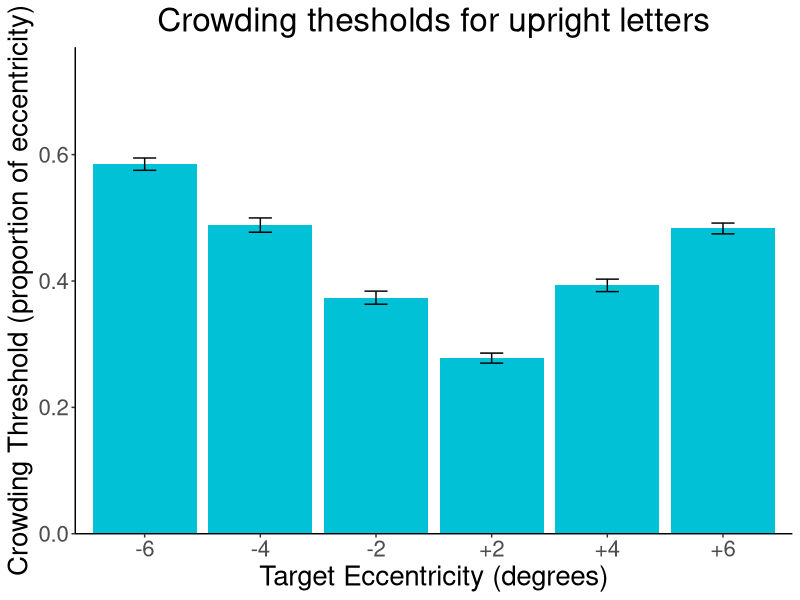
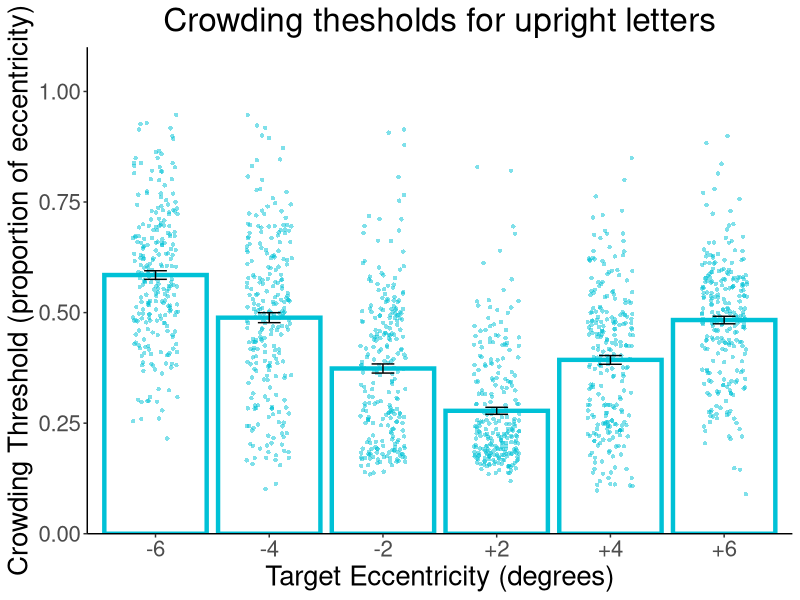
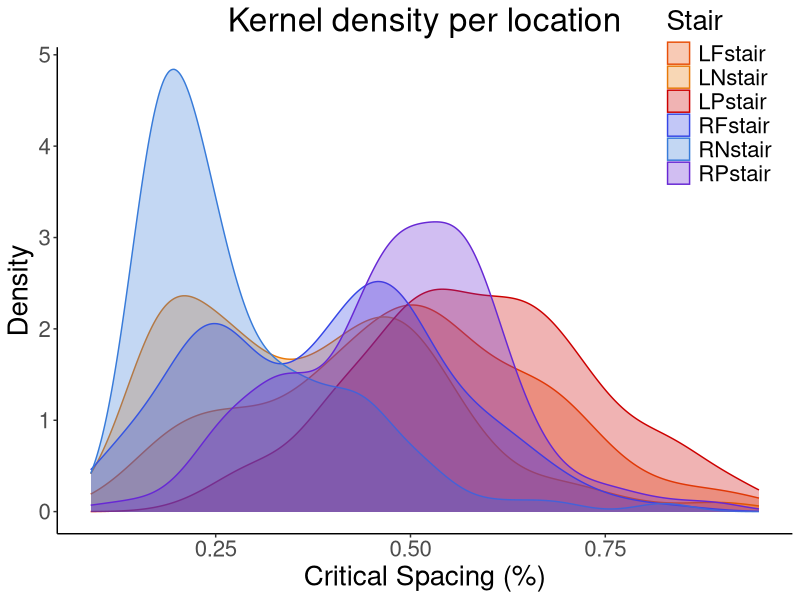
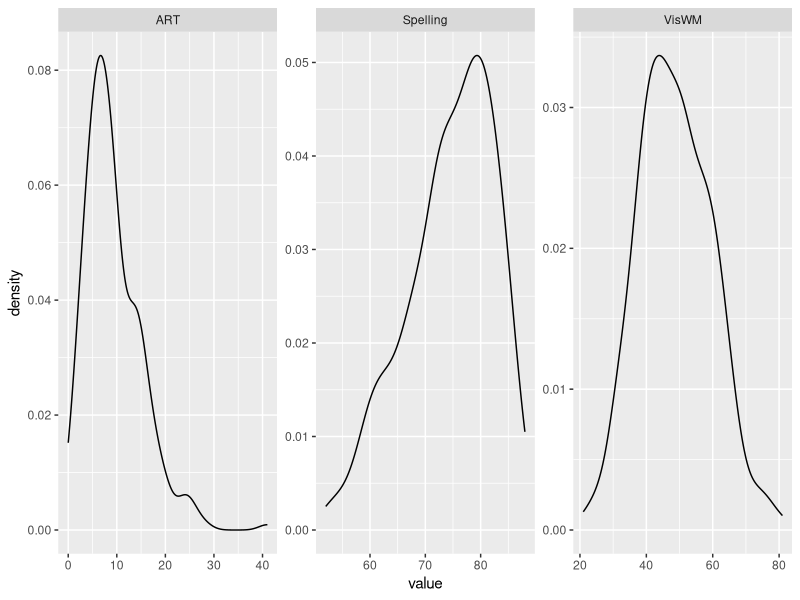
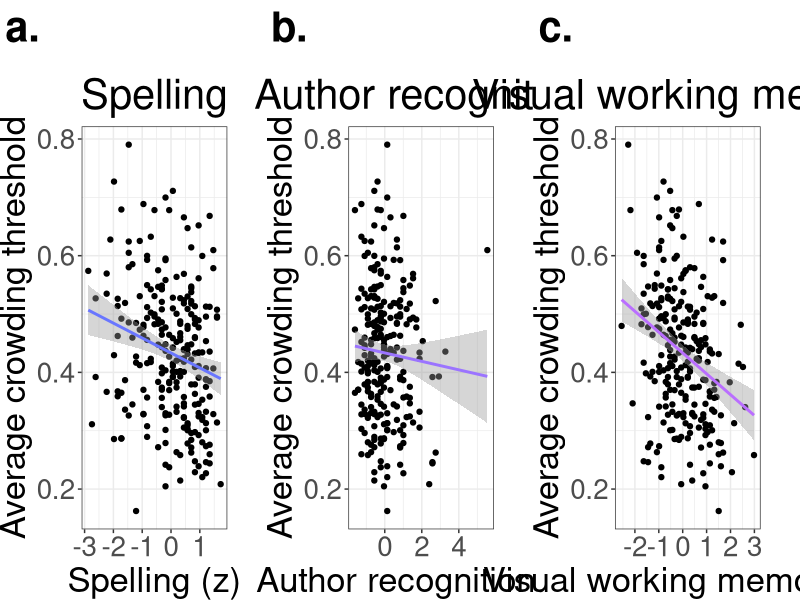

Recreate these plots in R, in order. (Note: this script raises an error after producing the figures.)
# Plot and analysis code for study 2 of:
#"Fundamental changes in the spatial properties of visual perception after a lifetime of reading crowded letters"
# - Kurt Winsler

##### SET UP, LOAD DATA ####

# packages
require(dplyr)
require(tidyr)

require(lme4)
require(lmerTest)
require(car)

require(ggplot2)
require(gridExtra)
require(effects)

# working directory
setwd("/Users/kwinsler/Documents/GitHub/Letter_crowding_study/Study2")

dat <- read.csv('CRD_INDIV_data.csv')

# comment out if you wish to include native readers of latin scrips that are not english
dat %>% filter(Native_English_reader == 'Y') -> dat

#### Initial plots ####
pdat <- dat %>% 
  group_by(Stair) %>%  
  summarise(mean = mean(Mean), 
            sd = sd(Mean),
            n = n(),  
            se = sd(Mean)/sqrt(n())) %>%
  mutate(Stair_num = case_when(
    Stair == 'LPstair' ~ "-6",
    Stair == 'LFstair' ~ "-4",
    Stair == 'LNstair' ~ "-2",
    Stair == 'RNstair' ~ "+2",
    Stair == 'RFstair' ~ "+4",
    Stair == 'RPstair' ~ "+6"))

ylimits <- c(0,0.7) # same as study 1 plot

ggplot(pdat, aes(Stair_num, mean)) +
  geom_bar(stat="identity", fill = "#00c1d6") +
  scale_x_discrete(limits=c("-6","-4","-2","+2","+4","+6")) +
  geom_errorbar(position = position_dodge(.9), aes(ymin = mean - se, ymax = mean + se), width=0.2) + 
  labs(x = 'Target Eccentricity (degrees)', 
       y = 'Crowding Threshold (proportion of eccentricity)', 
       title = 'Crowding thesholds for upright letters') +
  scale_y_continuous(limits = ylimits, expand = expansion(mult = c(0, .1))) +
  theme_classic() +
  theme(plot.title = element_text(hjust = 0.5),
        legend.position=c(.9,.9),
        text = element_text(size=20))

# bar + points overlay plot
dat %>% 
  mutate(Stair_num = case_when(
    Stair == 'LPstair' ~ "-6",
    Stair == 'LFstair' ~ "-4",
    Stair == 'LNstair' ~ "-2",
    Stair == 'RNstair' ~ "+2",
    Stair == 'RFstair' ~ "+4",
    Stair == 'RPstair' ~ "+6")) -> dat

ylimits <- c(0,1)
bar_alpha <- 0
point_alpha <- .5

ggplot(data = NULL) +
  geom_bar(data = pdat,
           aes(Stair_num, mean), 
           stat="identity", fill = "#00c1d6", color = "#00c1d6",
           size = 1.5,
           alpha = bar_alpha) +
  scale_x_discrete(limits=c("-6","-4","-2","+2","+4","+6")) +
  # points
  geom_jitter(data = dat, # raw data
             aes(Stair_num, Mean, stroke = 0),
             color = "#00c1d6",
             alpha = point_alpha,
             width = .2) +
  # error bar
  geom_errorbar(data = pdat,
                position = position_dodge(.9),
                aes(Stair_num, mean, ymin = mean - se, ymax = mean + se),
                width=0.2) + 
  labs(x = 'Target Eccentricity (degrees)', 
       y = 'Crowding Threshold (proportion of eccentricity)', 
       title = 'Crowding thesholds for upright letters') +
  scale_y_continuous(limits = ylimits, expand = expansion(mult = c(0, .1))) +
  theme_classic() +
  theme(plot.title = element_text(hjust = 0.5),
        legend.position=c(.9,.9),
        text = element_text(size=20))

# bonus plots

# kde plot
ggplot(dat, aes(x=Mean, color=Stair, fill = Stair)) +
  geom_density(alpha = .3) + #position = 'stack', 
  theme(text = element_text(size=20)) + 
  labs(x = 'Critical Spacing (%)', y = 'Density', title = 'Kernel density per location') +
  scale_color_manual(values=c("#e85009", "#e87909","#cc0000",  "#3546e6", "#387bd9", "#6728d4")) +
  scale_fill_manual(values=c("#e85009", "#e87909","#cc0000",  "#3546e6", "#387bd9", "#6728d4")) +
  theme_classic() +
  theme(plot.title = element_text(hjust = 0.5),
        legend.position=c(.9,.9),
        text = element_text(size=20))

# density plots for subject variables
dat %>%
  group_by(SUBJECT) %>%
  summarize(ART = min(ART),
            Spelling = min(Spelling),
            VisWM = min(VisWM)) %>%
  select(-SUBJECT) %>% 
  gather() %>% 
  ggplot(aes(value)) +
  facet_wrap(~ key, scales = "free") +
  geom_density() 

#### ANALYSIS ####

## Scale individual difference data, effect code

# make sure numeric
dat$ART <- as.numeric(dat$ART)
dat$VisWM <- as.numeric(dat$VisWM)
dat$Spelling <- as.numeric(dat$Spelling)

dat %>%
  mutate(
    
    VWM_z = scale(VisWM),
    ART_z = scale(ART),
    Spelling_z = scale(Spelling),
    
    # Effect coded
    EccentricityEff = case_when(
      Eccentricity == 'Near' ~ -.5,
      Eccentricity == 'Far' ~ 0,
      Eccentricity == 'Peripheral' ~ .5),
    
    HemifieldEff = case_when(
      Hemifield == 'Left' ~ -.5,
      Hemifield == 'Right' ~ .5)
    
  ) -> dat

# Model
fit <- lmer(Mean ~ HemifieldEff * EccentricityEff * Spelling_z
            + HemifieldEff * EccentricityEff * VWM_z 
            + HemifieldEff * EccentricityEff * ART_z
            + (1 | SUBJECT)
            + (0 + EccentricityEff | SUBJECT)
            + (0 + HemifieldEff | SUBJECT)
            , data = dat)
summary(fit)
anova(fit, type = 3)

# Spelling only model (for supplemental figure)
fit.spe <- lmer(Mean ~ HemifieldEff * EccentricityEff * Spelling_z
                + (1 | SUBJECT)
                + (0 + EccentricityEff | SUBJECT)
                + (0 + HemifieldEff | SUBJECT)
            , data = dat)

summary(fit.spe)
anova(fit.spe, type = 3)

# ART only model (for supplemental figure)
fit.art <- lmer(Mean ~ HemifieldEff * EccentricityEff * ART_z
                + (1 | SUBJECT)
                + (0 + EccentricityEff | SUBJECT)
                + (0 + HemifieldEff | SUBJECT)
            , data = dat)
summary(fit.art)
anova(fit.art, type = 3)

# if you remove the ART outlier who is at +5 sd... (not reported, just for exploration)
# does double the main effect and pushes it much closer to significance (p .45 -> .13) but doesnt change significance
fit.art2 <- lmer(Mean ~ HemifieldEff * EccentricityEff * ART_z
                 + (1 | SUBJECT)
                 + (0 + EccentricityEff | SUBJECT)
                 + (0 + HemifieldEff | SUBJECT)
                , data = dat[dat$SUBJECT != 145, ])
summary(fit.art2)
anova(fit.art2, type = 3)

# VWM only model (for supplemental figure)
fit.vwm <- lmer(Mean ~ HemifieldEff * EccentricityEff * VWM_z 
                + (1 | SUBJECT)
                + (0 + EccentricityEff | SUBJECT)
                + (0 + HemifieldEff | SUBJECT)
                , data = dat)
summary(fit.vwm)
anova(fit.vwm, type = 3)

#### Model plots ####

## Main effect plots
av_subThresh <- dat %>%
  group_by(SUBJECT) %>%
  summarize(Mean_threshold = mean(Mean),
            VWM = min(VWM_z),
            SPE = min(Spelling_z),
            ART = min(ART_z))

# SPELL
SPE_cor <- ggplot(av_subThresh, aes(SPE, Mean_threshold)) +
  geom_point() +
  geom_smooth(method=lm, color = "#6976FF") +
  labs(x = 'Spelling (z)', 
       y = 'Average crowding threshold', 
       title = 'Spelling',
       tag = 'a.') +
  theme_bw() +
  theme(plot.title = element_text(hjust = 0.5),
        plot.tag = element_text(face = "bold"),
        plot.tag.position = c(0.1,1.1),
        text = element_text(size=25),
        plot.margin = unit(c(2,1,0,0), "cm"))

# ART
ART_cor <- ggplot(av_subThresh, aes(ART, Mean_threshold)) +
  geom_point() +
  geom_smooth(method=lm, color = "#9B74FF") +
  labs(x = 'Author recognition (z)',
       y = 'Average crowding threshold',
       title = 'Author recognition',
       tag = 'b.') +
  theme_bw() +
  theme(plot.title = element_text(hjust = 0.5),
        plot.tag = element_text(face = "bold"),
        plot.tag.position = c(0.1,1.1),
        text = element_text(size=25),
        plot.margin = unit(c(2,1,0,0), "cm"))

# VWM
VWM_cor <- ggplot(av_subThresh, aes(VWM, Mean_threshold)) +
  geom_point() +
  geom_smooth(method=lm, color = "#BA6EFF" ) +
  labs(x = 'Visual working memory (z)',
       y = 'Average crowding threshold',
       title = 'Visual working memory',
       tag = 'c.') +
  theme_bw() +
  theme(plot.title = element_text(hjust = 0.5),
        plot.tag = element_text(face = "bold"),
        plot.tag.position = c(0.1,1.1),
        text = element_text(size=25),
        plot.margin = unit(c(2,1,0,0), "cm"))

# combined
grid.arrange(SPE_cor, ART_cor, VWM_cor, nrow = 1)



## Effect plots

summary(fit)
y_efflimits <- c(-0.075,0.025)

## VWM
# get effects
vwmEffects <- Effect(c('HemifieldEff', 'EccentricityEff', 'VWM_z'), 
                     xlevels=list(HemifieldEff = c(-0.5,0.5),
                                  EccentricityEff = c(-0.5,0,0.5),
                                  VWM_z = c(-.5,.5)), 
                     fit)

vwmEffects <- as.data.frame(vwmEffects)

vwmEffects %>%
  group_by(EccentricityEff, HemifieldEff) %>%
  summarise(slope = fit[VWM_z == 0.5] - fit[VWM_z == -0.5],
            se = mean(se[VWM_z == 0.5],se[VWM_z == -0.5])) %>%
  mutate(Stair = case_when(
    EccentricityEff == 0.5 & HemifieldEff == -0.5 ~ "-6",
    EccentricityEff == 0 & HemifieldEff == -0.5 ~ "-4",
    EccentricityEff == -0.5 & HemifieldEff == -0.5 ~ "-2",
    EccentricityEff == -0.5 & HemifieldEff == 0.5 ~ "+2",
    EccentricityEff == 0 & HemifieldEff == 0.5 ~ "+4",
    EccentricityEff == 0.5 & HemifieldEff == 0.5 ~ "+6")) -> vwmEffects

# plot
vwm_effplot <- ggplot(vwmEffects, aes(Stair, slope)) +
  geom_bar(stat="identity", fill = "#BA6EFF") +
  scale_y_continuous(limits = y_efflimits, expand = expansion(mult = c(0, .1))) +
  scale_x_discrete(limits=c("-6","-4","-2","+2","+4","+6")) +
  geom_errorbar(position = position_dodge(.9), aes(ymin = slope - se, ymax = slope + se), width=0.2) + 
  labs(x = 'Target Eccentricity (degrees)',
       y = 'Predicted threshold change',
       #title = 'Visual working memory',
       tag = 'f.') +
  geom_hline(yintercept = 0) +
  theme_classic() +
  theme(#plot.title = element_text(hjust = 0.5),
    plot.tag = element_text(face = "bold"),
    plot.tag.position = c(0.1,1.1),
    text = element_text(size=25),
    plot.margin = unit(c(2,1,0,0), "cm"))

## Spelling
# get effects
speEffects <- Effect(c('HemifieldEff', 'EccentricityEff', 'Spelling_z'), 
                     xlevels=list(HemifieldEff = c(-0.5,0.5),
                                  EccentricityEff = c(-0.5,0,0.5),
                                  Spelling_z = c(-.5,.5)), 
                     fit)

speEffects <- as.data.frame(speEffects)

speEffects %>%
  group_by(EccentricityEff, HemifieldEff) %>%
  summarise(slope = fit[Spelling_z == 0.5] - fit[Spelling_z == -0.5],
            se = mean(se[Spelling_z == 0.5],se[Spelling_z == -0.5])) %>%
  mutate(Stair = case_when(
    EccentricityEff == 0.5 & HemifieldEff == -0.5 ~ "-6",
    EccentricityEff == 0 & HemifieldEff == -0.5 ~ "-4",
    EccentricityEff == -0.5 & HemifieldEff == -0.5 ~ "-2",
    EccentricityEff == -0.5 & HemifieldEff == 0.5 ~ "+2",
    EccentricityEff == 0 & HemifieldEff == 0.5 ~ "+4",
    EccentricityEff == 0.5 & HemifieldEff == 0.5 ~ "+6")) -> speEffects

spe_effplot <- ggplot(speEffects, aes(Stair, slope)) +
  geom_bar(stat="identity", fill = "#6976FF") +
  scale_y_continuous(limits = y_efflimits, expand = expansion(mult = c(0, .1))) +
  scale_x_discrete(limits=c("-6","-4","-2","+2","+4","+6")) +
  geom_errorbar(position = position_dodge(.9), aes(ymin = slope - se, ymax = slope + se), width=0.2) + 
  labs(x = 'Target Eccentricity (degrees)',
       y = 'Predicted threshold change',
       #title = 'Spelling',
       tag = 'd.') +
  geom_hline(yintercept = 0) +
  theme_classic() +
  theme(#plot.title = element_text(hjust = 0.5),
    plot.tag = element_text(face = "bold"),
    plot.tag.position = c(0.1,1.1),
    text = element_text(size=25),
    plot.margin = unit(c(2,1,0,0), "cm"))

## ART
# get effects
ARTEffects <- Effect(c('HemifieldEff', 'EccentricityEff', 'ART_z'), 
                     xlevels=list(HemifieldEff = c(-0.5,0.5),
                                  EccentricityEff = c(-0.5,0,0.5),
                                  ART_z = c(-.5,.5)), 
                     fit)

ARTEffects <- as.data.frame(ARTEffects)

ARTEffects %>%
  group_by(EccentricityEff, HemifieldEff) %>%
  summarise(slope = fit[ART_z == 0.5] - fit[ART_z == -0.5],
            se = mean(se[ART_z == 0.5],se[ART_z == -0.5])) %>%
  mutate(Stair = case_when(
    EccentricityEff == 0.5 & HemifieldEff == -0.5 ~ "-6",
    EccentricityEff == 0 & HemifieldEff == -0.5 ~ "-4",
    EccentricityEff == -0.5 & HemifieldEff == -0.5 ~ "-2",
    EccentricityEff == -0.5 & HemifieldEff == 0.5 ~ "+2",
    EccentricityEff == 0 & HemifieldEff == 0.5 ~ "+4",
    EccentricityEff == 0.5 & HemifieldEff == 0.5 ~ "+6"))-> ARTEffects

# plot
art_effplot <- ggplot(ARTEffects, aes(Stair, slope)) +
  geom_bar(stat="identity", fill = "#9B74FF") +
  scale_y_continuous(limits = y_efflimits, expand = expansion(mult = c(0, .1))) +
  scale_x_discrete(limits=c("-6","-4","-2","+2","+4","+6")) +
  geom_errorbar(position = position_dodge(.9), aes(ymin = slope - se, ymax = slope + se), width=0.2) + 
  labs(x = 'Target Eccentricity (degrees)',
       y = 'Predicted threshold change',
       #title = 'Author recognition',
       tag = 'e.') +
  geom_hline(yintercept = 0) +
  theme_classic() +
  theme(#plot.title = element_text(hjust = 0.5),
    plot.tag = element_text(face = "bold"),
    plot.tag.position = c(0.1,1.1),
    text = element_text(size=25),
    plot.margin = unit(c(2,1,0,0), "cm"))


## all combined (exported at 2000 x 1100)
grid.arrange(SPE_cor, ART_cor, VWM_cor,
             spe_effplot, art_effplot, vwm_effplot,
             nrow = 2)

## Supplemental figure

## Effect plots

y_efflimits <- c(-0.075,0.025)

## VWM
# get effects
vwmEffects <- Effect(c('HemifieldEff', 'EccentricityEff', 'VWM_z'), 
                     xlevels=list(HemifieldEff = c(-0.5,0.5),
                                  EccentricityEff = c(-0.5,0,0.5),
                                  VWM_z = c(-.5,.5)), 
                     fit.vwm)

vwmEffects <- as.data.frame(vwmEffects)

vwmEffects %>%
  group_by(EccentricityEff, HemifieldEff) %>%
  summarise(slope = fit[VWM_z == 0.5] - fit[VWM_z == -0.5],
            se = mean(se[VWM_z == 0.5],se[VWM_z == -0.5])) %>%
  mutate(Stair = case_when(
    EccentricityEff == 0.5 & HemifieldEff == -0.5 ~ "-6",
    EccentricityEff == 0 & HemifieldEff == -0.5 ~ "-4",
    EccentricityEff == -0.5 & HemifieldEff == -0.5 ~ "-2",
    EccentricityEff == -0.5 & HemifieldEff == 0.5 ~ "+2",
    EccentricityEff == 0 & HemifieldEff == 0.5 ~ "+4",
    EccentricityEff == 0.5 & HemifieldEff == 0.5 ~ "+6")) -> vwmEffects

# plot
vwm_effplot <- ggplot(vwmEffects, aes(Stair, slope)) +
  geom_bar(stat="identity", fill = "#BA6EFF") +
  scale_y_continuous(limits = y_efflimits, expand = expansion(mult = c(0, .1))) +
  scale_x_discrete(limits=c("-6","-4","-2","+2","+4","+6")) +
  geom_errorbar(position = position_dodge(.9), aes(ymin = slope - se, ymax = slope + se), width=0.2) + 
  labs(x = 'Target Eccentricity (degrees)',
       y = 'Predicted threshold change',
       title = 'Visual working memory',
       tag = 'c.') +
  geom_hline(yintercept = 0) +
  theme_classic() +
  theme(plot.title = element_text(hjust = 0.5),
    plot.tag = element_text(face = "bold"),
    plot.tag.position = c(0.1,1.1),
    text = element_text(size=20),
    plot.margin = unit(c(2,1,0,0), "cm"))

## Spelling
# get effects
speEffects <- Effect(c('HemifieldEff', 'EccentricityEff', 'Spelling_z'), 
                     xlevels=list(HemifieldEff = c(-0.5,0.5),
                                  EccentricityEff = c(-0.5,0,0.5),
                                  Spelling_z = c(-.5,.5)), 
                     fit.spe)

speEffects <- as.data.frame(speEffects)

speEffects %>%
  group_by(EccentricityEff, HemifieldEff) %>%
  summarise(slope = fit[Spelling_z == 0.5] - fit[Spelling_z == -0.5],
            se = mean(se[Spelling_z == 0.5],se[Spelling_z == -0.5])) %>%
  mutate(Stair = case_when(
    EccentricityEff == 0.5 & HemifieldEff == -0.5 ~ "-6",
    EccentricityEff == 0 & HemifieldEff == -0.5 ~ "-4",
    EccentricityEff == -0.5 & HemifieldEff == -0.5 ~ "-2",
    EccentricityEff == -0.5 & HemifieldEff == 0.5 ~ "+2",
    EccentricityEff == 0 & HemifieldEff == 0.5 ~ "+4",
    EccentricityEff == 0.5 & HemifieldEff == 0.5 ~ "+6")) -> speEffects

spe_effplot <- ggplot(speEffects, aes(Stair, slope)) +
  geom_bar(stat="identity", fill = "#6976FF") +
  scale_y_continuous(limits = y_efflimits, expand = expansion(mult = c(0, .1))) +
  scale_x_discrete(limits=c("-6","-4","-2","+2","+4","+6")) +
  geom_errorbar(position = position_dodge(.9), aes(ymin = slope - se, ymax = slope + se), width=0.2) + 
  labs(x = 'Target Eccentricity (degrees)',
       y = 'Predicted threshold change',
       title = 'Spelling',
       tag = 'a.') +
  geom_hline(yintercept = 0) +
  theme_classic() +
  theme(plot.title = element_text(hjust = 0.5),
    plot.tag = element_text(face = "bold"),
    plot.tag.position = c(0.1,1.1),
    text = element_text(size=20),
    plot.margin = unit(c(2,1,0,0), "cm"))

## ART
# get effects
ARTEffects <- Effect(c('HemifieldEff', 'EccentricityEff', 'ART_z'), 
                     xlevels=list(HemifieldEff = c(-0.5,0.5),
                                  EccentricityEff = c(-0.5,0,0.5),
                                  ART_z = c(-.5,.5)), 
                     fit.art)

ARTEffects <- as.data.frame(ARTEffects)

ARTEffects %>%
  group_by(EccentricityEff, HemifieldEff) %>%
  summarise(slope = fit[ART_z == 0.5] - fit[ART_z == -0.5],
            se = mean(se[ART_z == 0.5],se[ART_z == -0.5])) %>%
  mutate(Stair = case_when(
    EccentricityEff == 0.5 & HemifieldEff == -0.5 ~ "-6",
    EccentricityEff == 0 & HemifieldEff == -0.5 ~ "-4",
    EccentricityEff == -0.5 & HemifieldEff == -0.5 ~ "-2",
    EccentricityEff == -0.5 & HemifieldEff == 0.5 ~ "+2",
    EccentricityEff == 0 & HemifieldEff == 0.5 ~ "+4",
    EccentricityEff == 0.5 & HemifieldEff == 0.5 ~ "+6"))-> ARTEffects

# plot
art_effplot <- ggplot(ARTEffects, aes(Stair, slope)) +
  geom_bar(stat="identity", fill = "#9B74FF") +
  scale_y_continuous(limits = y_efflimits, expand = expansion(mult = c(0, .1))) +
  scale_x_discrete(limits=c("-6","-4","-2","+2","+4","+6")) +
  geom_errorbar(position = position_dodge(.9), aes(ymin = slope - se, ymax = slope + se), width=0.2) + 
  labs(x = 'Target Eccentricity (degrees)',
       y = 'Predicted threshold change',
       title = 'Author recognition',
       tag = 'b.') +
  geom_hline(yintercept = 0) +
  theme_classic() +
  theme(plot.title = element_text(hjust = 0.5),
    plot.tag = element_text(face = "bold"),
    plot.tag.position = c(0.1,1.1),
    text = element_text(size=20),
    plot.margin = unit(c(2,1,0,0), "cm"))


## combined 
grid.arrange(spe_effplot, art_effplot, vwm_effplot,
             nrow = 1)
